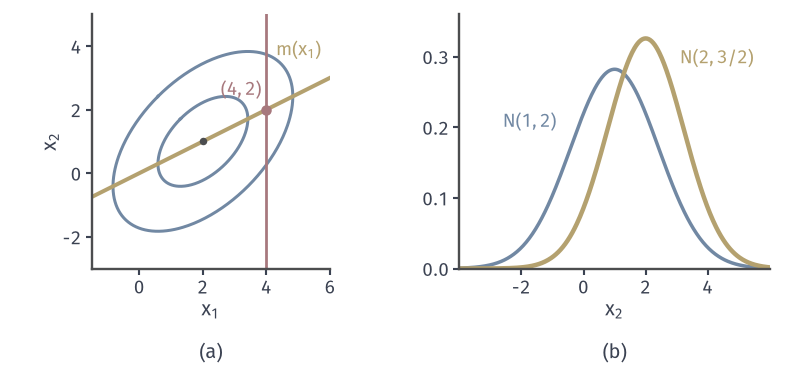

Python code for this plot:
"""Conditioning N(mu,Sigma), mu=(2,1), Sigma=[[2,1],[1,2]] on X1=4.
(a) ellipses Q=1,4 (blue), conditional mean line m(x1)=1+(x1-2)/2 (yellow), observation x1=4 (red line),
conditional mean m(4)=2 (red dot);
(b) marginal density of X2, N(1,2) (blue), and conditional density N(2,3/2) (yellow)."""
from pathlib import Path
import sys
sys.path.insert(0, str(Path(__file__).resolve().parents[1]/'mvd-common'))
from mvd_fig import *

mu = np.array([2., 1.]); S = np.array([[2., 1.], [1., 2.]])
fig, axes = figure(width_mm=112, height_mm=52, ncols=2)
panel(fig, left=.07, right=.97, top=.96, bottom=.27, wspace=.3)
ax = axes[0]; style(ax)
for c in (1, 2):
    ex, ey = ellipse(mu, S, c); ax.plot(ex, ey, color=BLUE, lw=1.2)
xx = np.linspace(-2, 6, 2); ax.plot(xx, 1+(xx-2)/2, color=YELLOW, lw=1.6)
ax.plot([4, 4], [-3, 5], color=RED, lw=1.1)
dot(ax, 4, 2)
dot(ax, *mu, color=STROKE, ms=3)
lab(ax, 3.85, 2.45, '$(4,2)$', RED, ha='right')
lab(ax, 4.3, 3.7, '$m(x_1)$', YELLOW, ha='left')
ax.set_xlim(-1.5, 6); ax.set_ylim(-3, 5); ax.set_aspect('equal')
ax.set_xticks([0, 2, 4, 6]); ax.set_yticks([-2, 0, 2, 4]); axlab(ax, '$x_1$', '$x_2$')
ax = axes[1]; style(ax)
g = np.linspace(-4, 6, 400)
ax.plot(g, npdf(g, 1, 2), color=BLUE, lw=1.4)
ax.plot(g, npdf(g, 2, 1.5), color=YELLOW, lw=1.8)
lab(ax, -2.6, .2, r'$\mathcal{N}(1,2)$', BLUE, ha='left')
lab(ax, 3.1, .29, r'$\mathcal{N}(2,3/2)$', YELLOW, ha='left')
ax.set_xlim(-4, 6); ax.set_ylim(0, .36); ax.set_xticks([-2, 0, 2, 4]); ax.set_yticks([0, .1, .2, .3])
axlab(ax, '$x_2$')
tags(fig, axes)
save(fig, HERE(__file__), 'figure', {'cond_mean': 2.0, 'cond_var': 1.5, 'P_marg_gt2': float(1-Phi(1/np.sqrt(2))), 'P_cond_gt2': 0.5})
